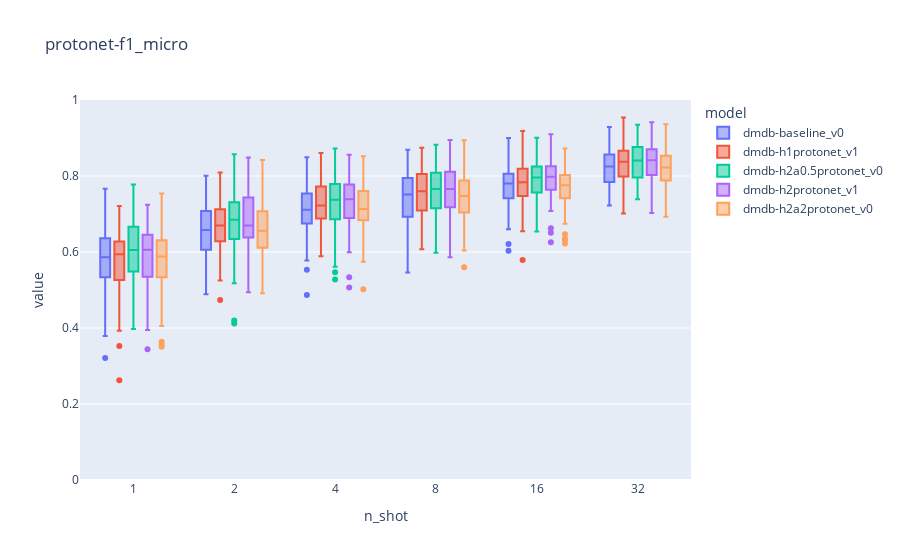

Notebook source saved alongside this figure:
### Code cell
figs[0]['fig']

### Figure 1 — Plotly figure (JSON) as saved in the notebook; plotly's stock layout.template omitted (floating-point values rounded to 4 significant figures; data arrays with more than 128 entries replaced by an {"elided": "..."} marker saying what was removed)
{"data": [{"alignmentgroup": "True", "hovertemplate": "model=dmdb-baseline_v0<br>n_shot=%{x}<br>value=%{y}<extra></extra>", "legendgroup": "dmdb-baseline_v0", "marker": {"color": "#636efa"}, "name": "dmdb-baseline_v0", "notched": false, "offsetgroup": "dmdb-baseline_v0", "orientation": "v", "showlegend": true, "type": "box", "x": {"elided": "600 str values"}, "x0": " ", "xaxis": "x", "y": {"elided": "600 float values"}, "y0": " ", "yaxis": "y"}, {"alignmentgroup": "True", "hovertemplate": "model=dmdb-h1protonet_v1<br>n_shot=%{x}<br>value=%{y}<extra></extra>", "legendgroup": "dmdb-h1protonet_v1", "marker": {"color": "#EF553B"}, "name": "dmdb-h1protonet_v1", "notched": false, "offsetgroup": "dmdb-h1protonet_v1", "orientation": "v", "showlegend": true, "type": "box", "x": {"elided": "600 str values"}, "x0": " ", "xaxis": "x", "y": {"elided": "600 float values"}, "y0": " ", "yaxis": "y"}, {"alignmentgroup": "True", "hovertemplate": "model=dmdb-h2a0.5protonet_v0<br>n_shot=%{x}<br>value=%{y}<extra></extra>", "legendgroup": "dmdb-h2a0.5protonet_v0", "marker": {"color": "#00cc96"}, "name": "dmdb-h2a0.5protonet_v0", "notched": false, "offsetgroup": "dmdb-h2a0.5protonet_v0", "orientation": "v", "showlegend": true, "type": "box", "x": {"elided": "600 str values"}, "x0": " ", "xaxis": "x", "y": {"elided": "600 float values"}, "y0": " ", "yaxis": "y"}, {"alignmentgroup": "True", "hovertemplate": "model=dmdb-h2protonet_v1<br>n_shot=%{x}<br>value=%{y}<extra></extra>", "legendgroup": "dmdb-h2protonet_v1", "marker": {"color": "#ab63fa"}, "name": "dmdb-h2protonet_v1", "notched": false, "offsetgroup": "dmdb-h2protonet_v1", "orientation": "v", "showlegend": true, "type": "box", "x": {"elided": "600 str values"}, "x0": " ", "xaxis": "x", "y": {"elided": "600 float values"}, "y0": " ", "yaxis": "y"}, {"alignmentgroup": "True", "hovertemplate": "model=dmdb-h2a2protonet_v0<br>n_shot=%{x}<br>value=%{y}<extra></extra>", "legendgroup": "dmdb-h2a2protonet_v0", "marker": {"color": "#FFA15A"}, "name": "dmdb-h2a2protonet_v0", "notched": false, "offsetgroup": "dmdb-h2a2protonet_v0", "orientation": "v", "showlegend": true, "type": "box", "x": {"elided": "600 str values"}, "x0": " ", "xaxis": "x", "y": {"elided": "600 float values"}, "y0": " ", "yaxis": "y"}], "layout": {"boxmode": "group", "legend": {"title": {"text": "model"}, "tracegroupgap": 0}, "title": {"text": "protonet-f1_micro"}, "xaxis": {"anchor": "y", "domain": [0, 1], "title": {"text": "n_shot"}}, "yaxis": {"anchor": "x", "domain": [0, 1], "range": [0, 1], "title": {"text": "value"}}}}
